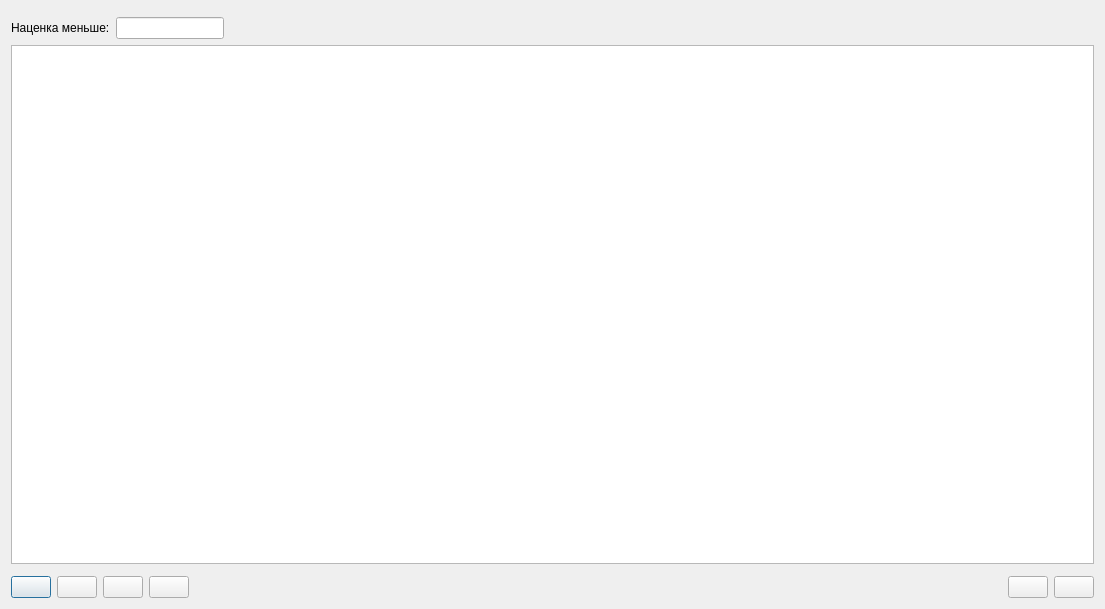
<?xml version="1.0" encoding="UTF-8"?>
<ui version="4.0">
 <class>dialog</class>
 <widget class="Dialog" name="dialog">
  <property name="geometry">
   <rect>
    <x>0</x>
    <y>0</y>
    <width>1105</width>
    <height>609</height>
   </rect>
  </property>
  <property name="name" stdset="0">
   <string>vw_прайс</string>
  </property>
  <property name="caption" stdset="0">
   <string>Все прайсы с ценами для поставки по заказу</string>
  </property>
  <layout class="QVBoxLayout" name="vbxLayout">
   <item>
    <layout class="QHBoxLayout">
     <item>
      <layout class="QVBoxLayout" name="verticalLayout">
       <item>
        <widget class="SearchParameters" name="searchParameters"/>
       </item>
       <item>
        <layout class="QHBoxLayout" name="horizontalLayout">
         <item>
          <widget class="QLabel" name="label_2">
           <property name="sizePolicy">
            <sizepolicy hsizetype="Fixed" vsizetype="Fixed">
             <horstretch>0</horstretch>
             <verstretch>0</verstretch>
            </sizepolicy>
           </property>
           <property name="text">
            <string>Наценка меньше:</string>
           </property>
          </widget>
         </item>
         <item>
          <widget class="QLineEdit" name="lineEditMinProfit">
           <property name="sizePolicy">
            <sizepolicy hsizetype="Fixed" vsizetype="Fixed">
             <horstretch>0</horstretch>
             <verstretch>0</verstretch>
            </sizepolicy>
           </property>
           <property name="inputMask">
            <string/>
           </property>
           <property name="alignment">
            <set>Qt::AlignRight|Qt::AlignTrailing|Qt::AlignVCenter</set>
           </property>
          </widget>
         </item>
         <item>
          <spacer name="horizontalSpacer_3">
           <property name="orientation">
            <enum>Qt::Horizontal</enum>
           </property>
           <property name="sizeHint" stdset="0">
            <size>
             <width>40</width>
             <height>20</height>
            </size>
           </property>
          </spacer>
         </item>
        </layout>
       </item>
      </layout>
     </item>
    </layout>
   </item>
   <item>
    <layout class="QVBoxLayout" name="tableLayout">
     <item>
      <widget class="TableView" name="tableView">
       <property name="geometry">
        <rect>
         <x>0</x>
         <y>0</y>
         <width>640</width>
         <height>480</height>
        </rect>
       </property>
      </widget>
     </item>
     <item>
      <widget class="Picture" name="picture"/>
     </item>
    </layout>
   </item>
   <item>
    <layout class="QHBoxLayout" name="cmdButtonLayout">
     <item>
      <widget class="QPushButton" name="buttonAdd">
       <property name="text">
        <string/>
       </property>
       <property name="icon">
        <iconset>
         <normaloff>:buttonAdd</normaloff>
         <normalon>:buttonAdd</normalon>
         <activeoff>:buttonAdd</activeoff>
         <activeon>:buttonAdd</activeon>
         <selectedoff>:buttonAdd</selectedoff>
         <selectedon>:buttonAdd</selectedon>:buttonAdd</iconset>
       </property>
      </widget>
     </item>
     <item>
      <widget class="QPushButton" name="buttonDelete">
       <property name="text">
        <string/>
       </property>
       <property name="icon">
        <iconset>
         <normaloff>:buttonDelete</normaloff>
         <normalon>:buttonDelete</normalon>
         <activeoff>:buttonDelete</activeoff>
         <activeon>:buttonDelete</activeon>
         <selectedoff>:buttonDelete</selectedoff>
         <selectedon>:buttonDelete</selectedon>:buttonDelete</iconset>
       </property>
      </widget>
     </item>
     <item>
      <widget class="QPushButton" name="buttonRequery">
       <property name="text">
        <string/>
       </property>
       <property name="icon">
        <iconset>
         <normaloff>:buttonRequery</normaloff>
         <normalon>:buttonRequery</normalon>
         <activeoff>:buttonRequery</activeoff>
         <activeon>:buttonRequery</activeon>
         <selectedoff>:buttonRequery</selectedoff>
         <selectedon>:buttonRequery</selectedon>:buttonRequery</iconset>
       </property>
      </widget>
     </item>
     <item>
      <widget class="QPushButton" name="buttonPrint">
       <property name="enabled">
        <bool>true</bool>
       </property>
       <property name="text">
        <string/>
       </property>
       <property name="icon">
        <iconset>
         <normaloff>:buttonPrint</normaloff>
         <normalon>:buttonPrint</normalon>
         <activeoff>:buttonPrint</activeoff>
         <activeon>:buttonPrint</activeon>
         <selectedoff>:buttonPrint</selectedoff>
         <selectedon>:buttonPrint</selectedon>:buttonPrint</iconset>
       </property>
      </widget>
     </item>
     <item>
      <spacer name="horizontalSpacer">
       <property name="orientation">
        <enum>Qt::Horizontal</enum>
       </property>
       <property name="sizeHint" stdset="0">
        <size>
         <width>40</width>
         <height>20</height>
        </size>
       </property>
      </spacer>
     </item>
     <item>
      <widget class="QPushButton" name="buttonOk">
       <property name="text">
        <string/>
       </property>
       <property name="icon">
        <iconset>
         <normaloff>:buttonOk</normaloff>
         <normalon>:buttonOk</normalon>
         <activeoff>:buttonOk</activeoff>
         <activeon>:buttonOk</activeon>
         <selectedoff>:buttonOk</selectedoff>
         <selectedon>:buttonOk</selectedon>:buttonOk</iconset>
       </property>
      </widget>
     </item>
     <item>
      <widget class="QPushButton" name="buttonCancel">
       <property name="text">
        <string/>
       </property>
       <property name="icon">
        <iconset>
         <normaloff>:buttonCancel</normaloff>
         <normalon>:buttonCancel</normalon>
         <activeoff>:buttonCancel</activeoff>
         <activeon>:buttonCancel</activeon>
         <selectedoff>:buttonCancel</selectedoff>
         <selectedon>:buttonCancel</selectedon>:buttonCancel</iconset>
       </property>
      </widget>
     </item>
    </layout>
   </item>
  </layout>
 </widget>
 <customwidgets>
  <customwidget>
   <class>Dialog</class>
   <extends>QDialog</extends>
   <header>dialog.h</header>
   <container>1</container>
  </customwidget>
  <customwidget>
   <class>Picture</class>
   <extends>QFrame</extends>
   <header>picture.h</header>
   <container>1</container>
  </customwidget>
  <customwidget>
   <class>TableView</class>
   <extends>QTableView</extends>
   <header>tableview.h</header>
   <addpagemethod>addPage</addpagemethod>
   <container>1</container>
  </customwidget>
  <customwidget>
   <class>SearchParameters</class>
   <extends>QFrame</extends>
   <header>searchparameters.h</header>
   <container>1</container>
  </customwidget>
 </customwidgets>
 <tabstops>
  <tabstop>lineEditMinProfit</tabstop>
  <tabstop>buttonAdd</tabstop>
  <tabstop>buttonDelete</tabstop>
  <tabstop>buttonRequery</tabstop>
  <tabstop>buttonPrint</tabstop>
  <tabstop>buttonOk</tabstop>
  <tabstop>buttonCancel</tabstop>
 </tabstops>
 <resources>
  <include location="../../../resources.qrc"/>
 </resources>
 <connections/>
</ui>
